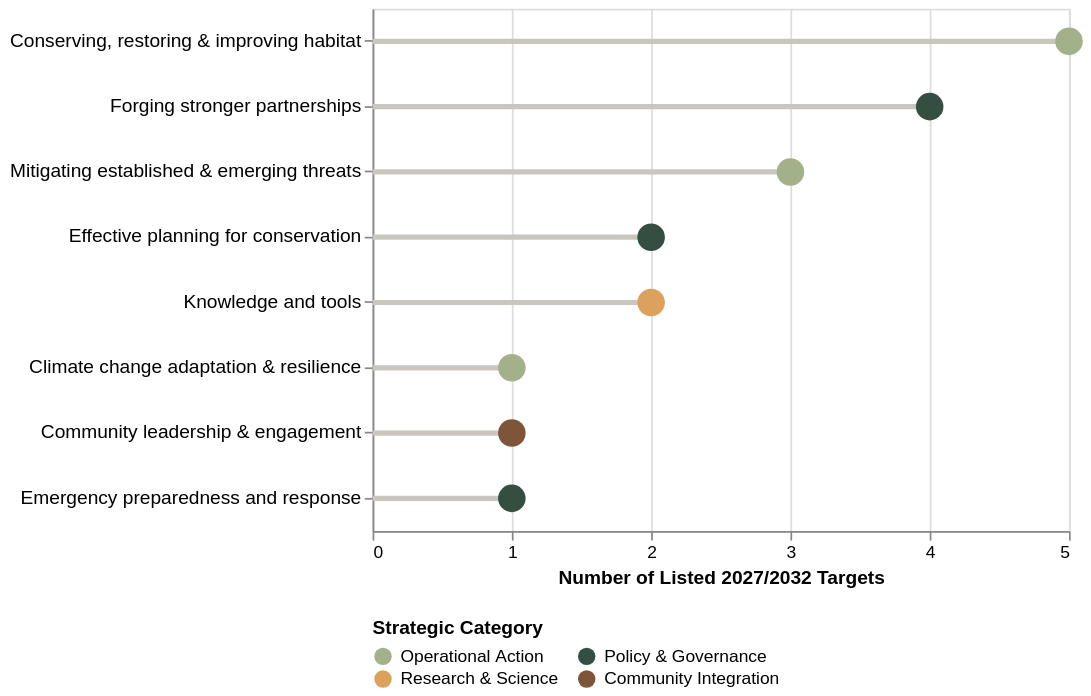

Write the Vega-Lite specification saved for this chart.
### Vega-Lite specification from a JSON file in a GitHub repository (floating-point values rounded to 4 significant figures)
{"$schema": "https://vega.github.io/schema/vega-lite/v5.json", "width": 400, "height": 300, "data": {"values": [{"Action_Area": "Mitigating established & emerging threats", "Target_Count": 3, "Focus_Type": "Operational Action"}, {"Action_Area": "Effective planning for conservation", "Target_Count": 2, "Focus_Type": "Policy & Governance"}, {"Action_Area": "Climate change adaptation & resilience", "Target_Count": 1, "Focus_Type": "Operational Action"}, {"Action_Area": "Conserving, restoring & improving habitat", "Target_Count": 5, "Focus_Type": "Operational Action"}, {"Action_Area": "Knowledge and tools", "Target_Count": 2, "Focus_Type": "Research & Science"}, {"Action_Area": "Forging stronger partnerships", "Target_Count": 4, "Focus_Type": "Policy & Governance"}, {"Action_Area": "Community leadership & engagement", "Target_Count": 1, "Focus_Type": "Community Integration"}, {"Action_Area": "Emergency preparedness and response", "Target_Count": 1, "Focus_Type": "Policy & Governance"}]}, "layer": [{"mark": {"type": "rule", "color": "#c8c6bf", "strokeWidth": 3}, "encoding": {"y": {"field": "Action_Area", "type": "nominal", "title": null, "sort": "-x"}, "x": {"field": "Target_Count", "type": "quantitative", "title": "Number of Listed 2027/2032 Targets", "axis": {"tickMinStep": 1}}}}, {"mark": {"type": "circle", "size": 250, "opacity": 1}, "encoding": {"y": {"field": "Action_Area", "type": "nominal", "sort": "-x"}, "x": {"field": "Target_Count", "type": "quantitative"}, "color": {"field": "Focus_Type", "type": "nominal", "scale": {"domain": ["Operational Action", "Policy & Governance", "Research & Science", "Community Integration"], "range": ["#a3b18a", "#344e41", "#dda15e", "#7f5539"]}, "legend": {"title": "Strategic Category", "orient": "bottom", "columns": 2, "labelFontSize": 10}}, "tooltip": [{"field": "Action_Area", "type": "nominal", "title": "Core Action Pillar"}, {"field": "Target_Count", "type": "quantitative", "title": "Total Plan Targets"}, {"field": "Focus_Type", "type": "nominal", "title": "Strategic Classification"}]}}], "config": {"axisY": {"labelLimit": 320, "labelFontSize": 11}}}
